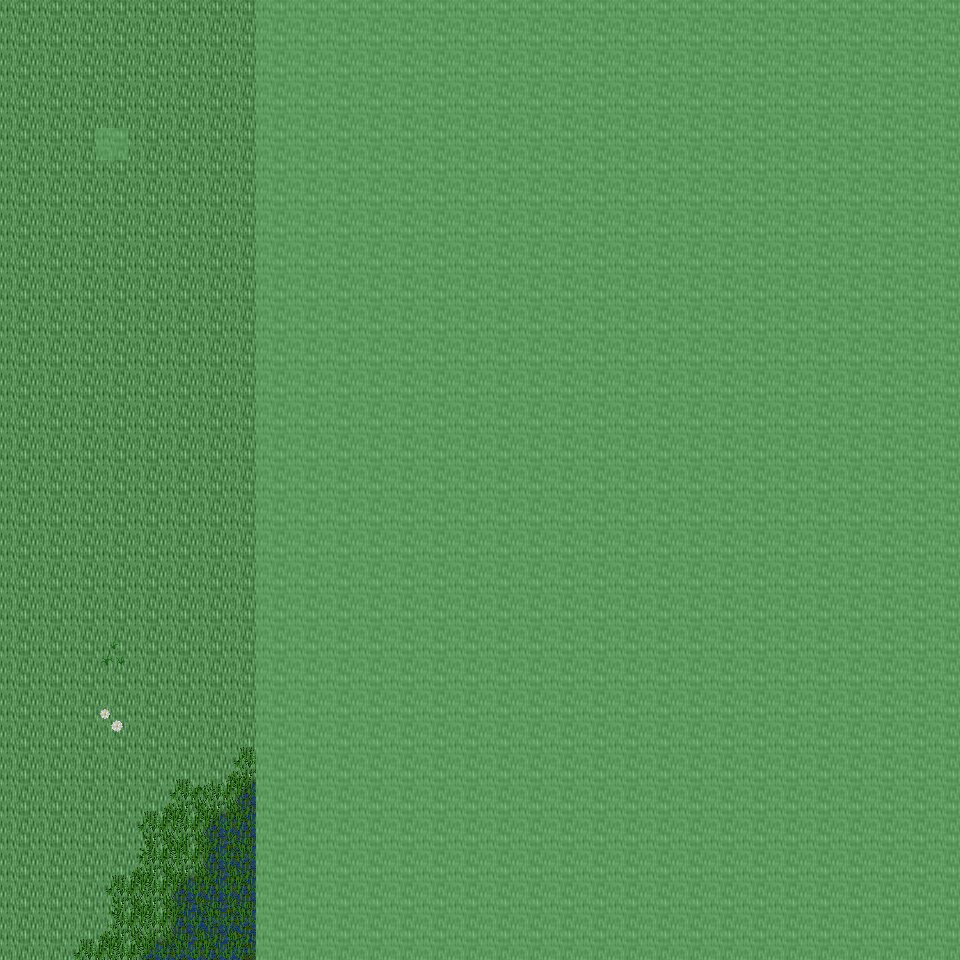

A 2D game scene composited from a Tiled map and its tileset images. What follows is a short description and the map's XML, with each tile layer's data collapsed to a summary:
An orthogonal 30x30 tile map with 32x32 px tiles, 6 tile layers (Ground, Object, Object2, Above, ...), 27 tilesets and 3 objects (3x mapchange).

<map version="1.0" orientation="orthogonal" renderorder="right-down" width="30" height="30" tilewidth="32" tileheight="32" nextobjectid="4">
  <tileset firstgid="1" name="tileset_ground_ground" tilewidth="32" tileheight="32" tilecount="33" columns="3">
    <image source="../drawable/tileset_ground_ground.png" width="96" height="352" />
  </tileset>
  <tileset firstgid="34" name="tileset_ground_ice_ice" tilewidth="32" tileheight="32" tilecount="3" columns="3">
    <image source="../drawable/tileset_ground_ice_ice.png" width="96" height="32" />
  </tileset>
  <tileset firstgid="37" name="tileset_ground_water_pool" tilewidth="32" tileheight="32" tilecount="72" columns="3">
    <image source="../drawable/tileset_ground_water_pool.png" width="96" height="768" />
  </tileset>
  <tileset firstgid="109" name="tileset_ground_grass_edges" tilewidth="32" tileheight="32" tilecount="36" columns="12">
    <image source="../drawable/tileset_ground_grass_edges.png" width="384" height="96" />
  </tileset>
  <tileset firstgid="145" name="tileset_ground_ridge_ice_2" tilewidth="32" tileheight="32" tilecount="42" columns="7">
    <image source="../drawable/tileset_ground_ridge_ice_2.png" width="224" height="192" />
  </tileset>
  <tileset firstgid="187" name="tileset_ground_ridge_earth_dark" tilewidth="32" tileheight="32" tilecount="96" columns="12">
    <image source="../drawable/tileset_ground_ridge_earth_dark.png" width="384" height="256" />
  </tileset>
  <tileset firstgid="283" name="tileset_ground_rock_pebbles" tilewidth="32" tileheight="32" tilecount="3" columns="1">
    <image source="../drawable/tileset_ground_rock_pebbles.png" width="32" height="96" />
  </tileset>
  <tileset firstgid="286" name="tileset_plant_grasses" tilewidth="32" tileheight="32" tilecount="6" columns="3">
    <image source="../drawable/tileset_plant_grasses.png" width="96" height="64" />
  </tileset>
  <tileset firstgid="292" name="tileset_plant_bush_bushes" tilewidth="32" tileheight="32" tilecount="10" columns="5">
    <image source="../drawable/tileset_plant_bush_bushes.png" width="160" height="64" />
  </tileset>
  <tileset firstgid="302" name="tileset_ground_cobbled_paving" tilewidth="32" tileheight="32" tilecount="1" columns="1">
    <image source="../drawable/tileset_ground_cobbled_paving.png" width="32" height="32" />
  </tileset>
  <tileset firstgid="303" name="tileset_ground_grass_corners" tilewidth="32" tileheight="32" tilecount="24" columns="6">
    <image source="../drawable/tileset_ground_grass_corners.png" width="192" height="128" />
  </tileset>
  <tileset firstgid="327" name="tileset_plant_flower_daisy_white" tilewidth="32" tileheight="32" tilecount="8" columns="2">
    <image source="../drawable/tileset_plant_flower_daisy_white.png" width="64" height="128" />
  </tileset>
  <tileset firstgid="335" name="tileset_plant_flower_daisy_blue" tilewidth="32" tileheight="32" tilecount="8" columns="2">
    <image source="../drawable/tileset_plant_flower_daisy_blue.png" width="64" height="128" />
  </tileset>
  <tileset firstgid="343" name="tileset_item_armor_sword_rack" tilewidth="32" tileheight="32" tilecount="4" columns="2">
    <image source="../drawable/tileset_item_armor_sword_rack.png" width="64" height="64" />
  </tileset>
  <tileset firstgid="347" name="tileset_plant_stump_small_stump" tilewidth="32" tileheight="32" tilecount="4" columns="2">
    <image source="../drawable/tileset_plant_stump_small_stump.png" width="64" height="64" />
  </tileset>
  <tileset firstgid="351" name="tileset_item_postbox" tilewidth="32" tileheight="32" tilecount="4" columns="2">
    <image source="../drawable/tileset_item_postbox.png" width="64" height="64" />
  </tileset>
  <tileset firstgid="355" name="tileset_item_armor_weapons_rack" tilewidth="32" tileheight="32" tilecount="18" columns="9">
    <image source="../drawable/tileset_item_armor_weapons_rack.png" width="288" height="64" />
  </tileset>
  <tileset firstgid="373" name="tileset_item_pot_pot_golden_centred" tilewidth="32" tileheight="32" tilecount="3" columns="3">
    <image source="../drawable/tileset_item_pot_pot_golden_centred.png" width="96" height="32" />
  </tileset>
  <tileset firstgid="376" name="tileset_logic_collision" tilewidth="32" tileheight="32" tilecount="1" columns="1">
    <image source="../drawable/tileset_logic_collision.png" width="32" height="32" />
  </tileset>
  <tileset firstgid="377" name="tileset_ground_water_swamp_water" tilewidth="32" tileheight="32" tilecount="33" columns="3">
    <image source="../drawable/tileset_ground_water_swamp_water.png" width="96" height="352" />
  </tileset>
  <tileset firstgid="410" name="tileset_plant_grasses_swamp" tilewidth="32" tileheight="32" tilecount="42" columns="6">
    <image source="../drawable/tileset_plant_grasses_swamp.png" width="192" height="224" />
  </tileset>
  <tileset firstgid="452" name="tileset_plant_stump_hollow_logs" tilewidth="32" tileheight="32" tilecount="6" columns="3">
    <image source="../drawable/tileset_plant_stump_hollow_logs.png" width="96" height="64" />
  </tileset>
  <tileset firstgid="458" name="tileset_plant_tree_tree_darkgreen" tilewidth="32" tileheight="32" tilecount="88" columns="8">
    <image source="../drawable/tileset_plant_tree_tree_darkgreen.png" width="256" height="352" />
  </tileset>
  <tileset firstgid="546" name="tileset_plant_tree_dead_tree_3" tilewidth="32" tileheight="32" tilecount="16" columns="4">
    <image source="../drawable/tileset_plant_tree_dead_tree_3.png" width="128" height="128" />
  </tileset>
  <tileset firstgid="562" name="tileset_building_chimney_smoke" tilewidth="32" tileheight="32" tilecount="40" columns="4">
    <image source="../drawable/tileset_building_chimney_smoke.png" width="128" height="320" />
  </tileset>
  <tileset firstgid="602" name="tileset_building_huts" tilewidth="32" tileheight="32" tilecount="338" columns="26">
    <image source="../drawable/tileset_building_huts.png" width="832" height="416" />
  </tileset>
  <tileset firstgid="940" name="tileset_building_ice_tower" tilewidth="32" tileheight="32" tilecount="252" columns="9">
    <image source="../drawable/tileset_building_ice_tower.png" width="288" height="896" />
  </tileset>
  <layer name="Ground" width="30" height="30">
    <data>[900 cells, 900 non-empty, 10 distinct tile ids]</data>
  </layer>
  <layer name="Object" width="30" height="30">
    <data>[900 cells, 159 non-empty, 24 distinct tile ids]</data>
  </layer>
  <layer name="Object2" width="30" height="30">
    <data>[900 cells, 29 non-empty, 8 distinct tile ids]</data>
  </layer>
  <layer name="Above" width="30" height="30">
    <data>[900 cells, 0 non-empty, 0 distinct tile ids]</data>
  </layer>
  <layer name="Above2" width="30" height="30">
    <data>[900 cells, 126 non-empty, 126 distinct tile ids]</data>
  </layer>
  <layer name="Walkable" width="30" height="30">
    <data>[900 cells, 661 non-empty, 1 distinct tile ids]</data>
  </layer>
  <objectgroup name="MapEvents">
    <object id="1" name="north" type="mapchange" x="0" y="0" width="256" height="32">
      <properties>
        <property name="map" value="0_ados_mountain_n2_w2_x4_y0" />
        <property name="place" value="south" />
      </properties>
    </object>
    <object id="2" name="south" type="mapchange" x="0" y="928" width="256" height="32">
      <properties>
        <property name="map" value="0_ados_mountain_n2_w2_x4_y2" />
        <property name="place" value="north" />
      </properties>
    </object>
    <object id="3" name="west" type="mapchange" x="0" y="0" width="32" height="960">
      <properties>
        <property name="map" value="0_ados_mountain_n2_w2_x3_y1" />
        <property name="place" value="east" />
      </properties>
    </object>
  </objectgroup>
</map>
